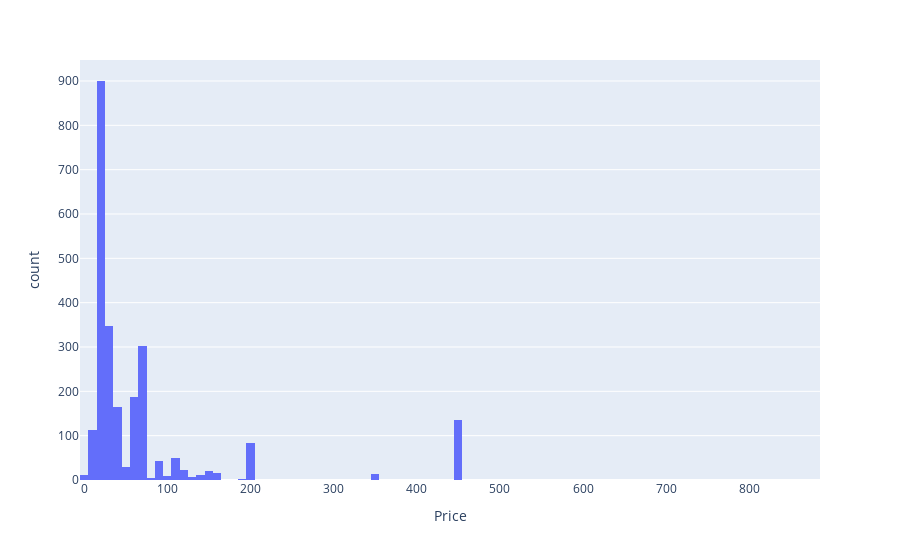

Notebook code for this chart:
### Markdown cell above
# How Expensive are the Launches? 

Create a histogram and visualise the distribution. The price column is given in USD millions (careful of missing values).

### Code cell
fig = px.histogram(df_data, x="Price")
fig.show()

### Figure 1 — Plotly figure (JSON) as saved in the notebook; plotly's stock layout.template omitted (floating-point values rounded to 4 significant figures; data arrays with more than 128 entries replaced by an {"elided": "..."} marker saying what was removed)
{"data": [{"alignmentgroup": "True", "bingroup": "x", "hovertemplate": "Price=%{x}<br>count=%{y}<extra></extra>", "legendgroup": "", "marker": {"color": "#636efa", "pattern": {"shape": ""}}, "name": "", "offsetgroup": "", "orientation": "v", "showlegend": false, "type": "histogram", "x": {"elided": "6510 float values"}, "xaxis": "x", "yaxis": "y"}], "layout": {"barmode": "relative", "legend": {"tracegroupgap": 0}, "margin": {"t": 60}, "xaxis": {"anchor": "y", "domain": [0, 1], "title": {"text": "Price"}}, "yaxis": {"anchor": "x", "domain": [0, 1], "title": {"text": "count"}}}}
